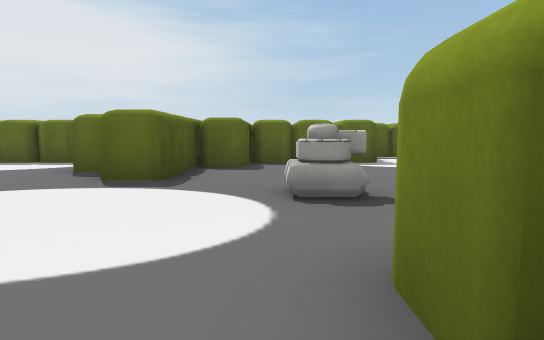
[1] (above)

16 first-person views from a walk through a Unity game level. The camera is 0.62 m above the floor, tilts 6° down and sees 80° across. The floor is counted in squares, 1 m on a side. Each view is taken from the middle of a square. On the plan, view 1 faces up. The plan holds only what a view shows up to about 10 squares ahead; the rest is blank. Some surface patterns are stand-ins.

[2]
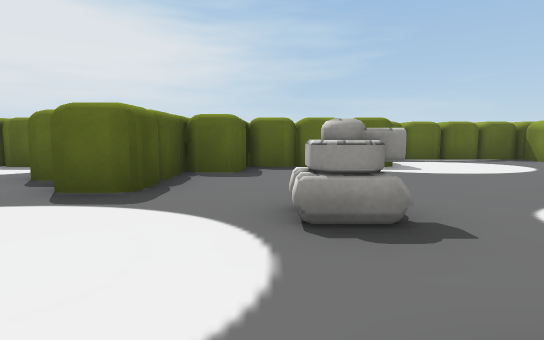

[3]
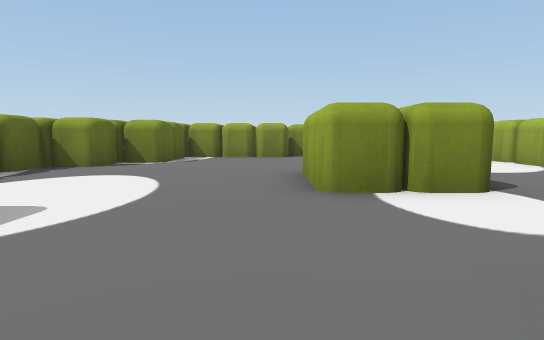

[4]
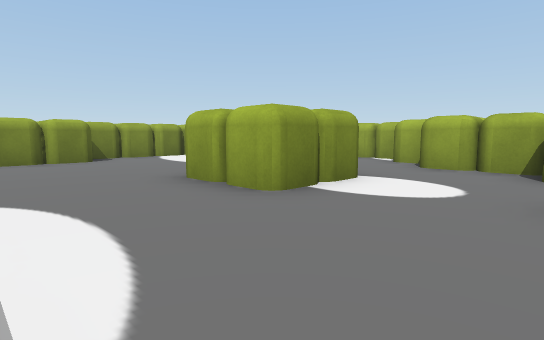

[5]
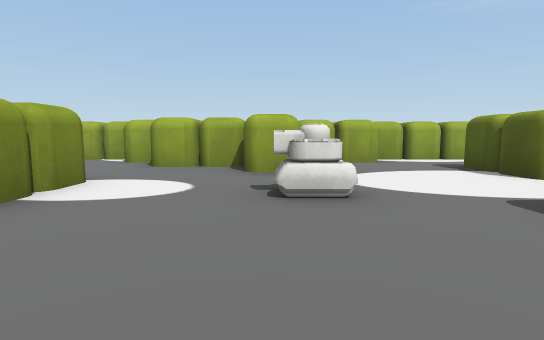

[6]
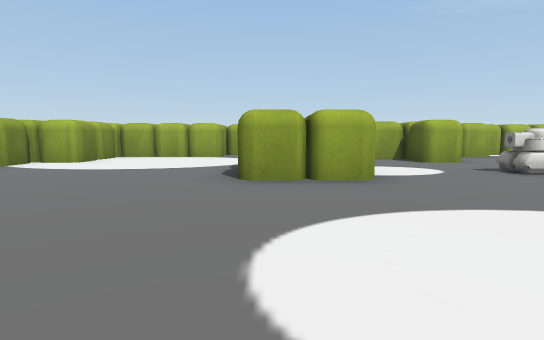

[7]
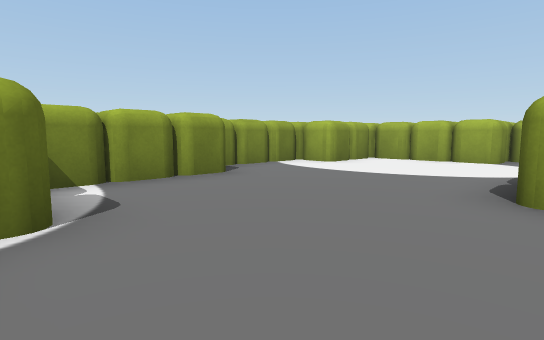

[8]
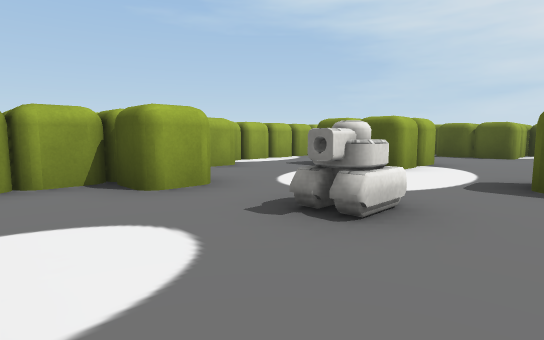

[9]
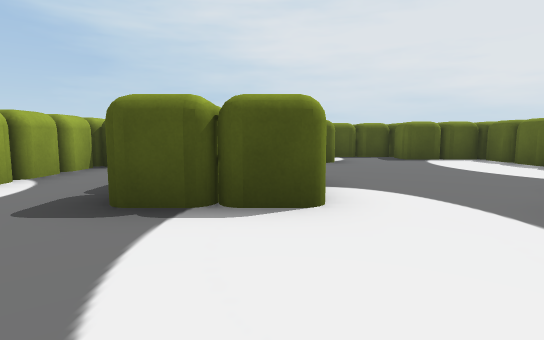

[10]
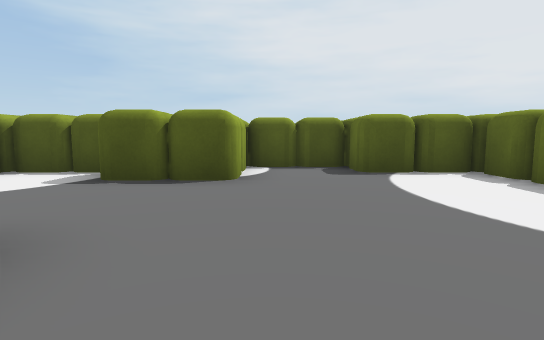

[11]
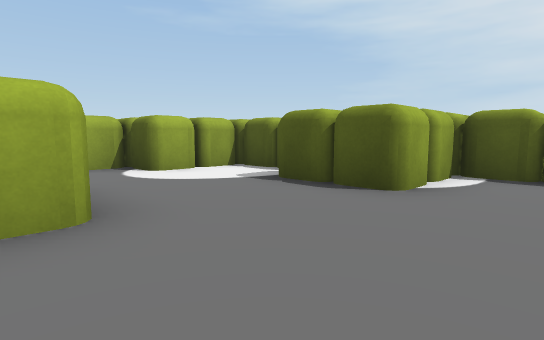

[12]
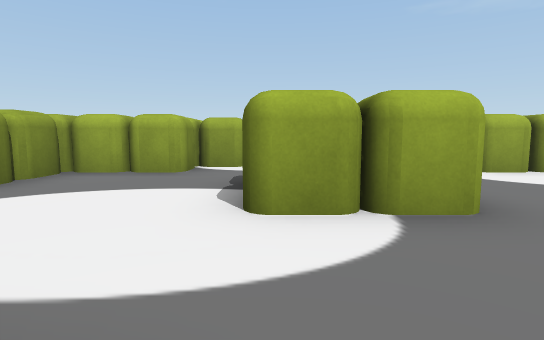

[13]
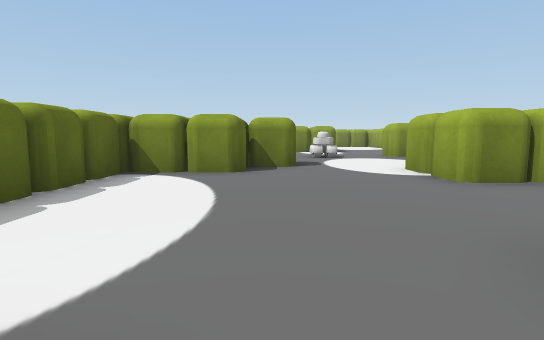

[14]
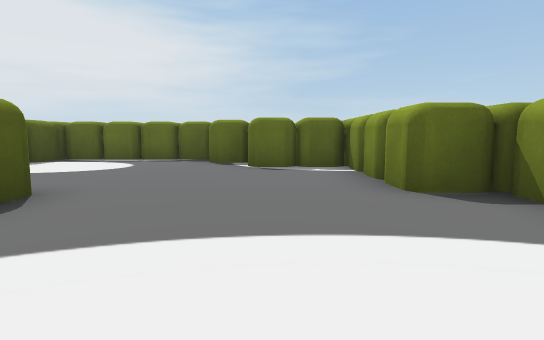

[15]
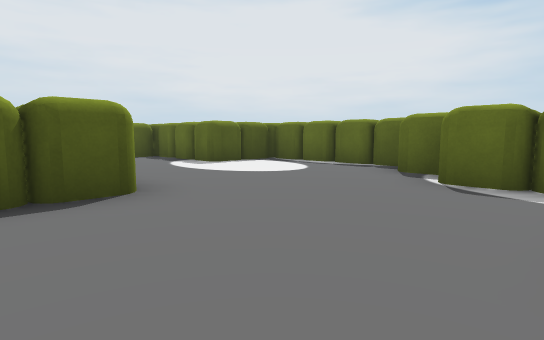

[16]
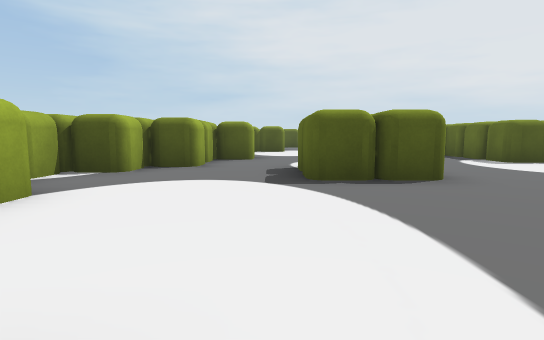

### Floor plan
Points are (right, up) in squares from view 1. A wall is a line through its corners. A room is listed if a view was taken in it or the views show most of it. See-through windows are left out.
Room 1 (views 1, 2, 3, 4, 5, 6, 7, 8, 9, 14, 15, 16)
walls: (3.5, 2.6) (3.5, 4.5) (5.2, 4.5); (5.5, 4.4) (5.5, 2.8); (5.2, 2.5) (3.8, 2.5); (-0.6, 6.5) (-1.5, 6.5) (-1.5, 4.8); (3.8, -0.5) (4.2, -0.5); (-1.6, 4.5) (-2.5, 4.5); (-0.5, 7.2) (-0.5, 6.8); (4.5, -0.6) (4.5, -1.5) (6, -1.5); (0.5, -0.2) (0.5, 1.5) (1.5, 1.5) (1.5, 0.5) (3.5, 0.5) (3.5, -0.2); (2.5, 9.2) (2.5, 7.5) (-0.2, 7.5); (7.5, 7.6) (7.5, 8.2); (6.5, 8.6) (6.5, 9.2); (-2.8, 2.5) (-2.8, 0.8); (6.5, -1.2) (6.5, -0.5) (9.2, -0.5); (7.4, 8.5) (6.8, 8.5); (6.4, 9.5) (2.8, 9.5); (9.5, 4.6) (9.5, 7.2); (9.4, 7.5) (7.8, 7.5); (9.5, -0.2) (9.5, 1.5) (10.2, 1.5); (10.5, 1.8) (10.5, 4.5) (9.8, 4.5); (-4.5, -1.5) (-1.5, -1.5) (-1.5, -0.5) (0.2, -0.5); (-4.9, -1.4) (-3.6, -1.7)
ways out: opening at (-3.5, -0.5) to room 2; opening at (-2.5, 3.5) to room 2
objects: tank (0, 3) to (1, 4)
Room 2 (views 10, 11, 12, 13)
walls: (-4.6, 2.5) (-2.8, 2.5); (-4.7, 1.6) (-4.7, 2.2); (-3.5, 5.6) (-3.5, 7.2); (-2.5, 4.5) (-2.5, 5.2); (-9.5, 5.4) (-9.5, 3.8); (-8.5, 1.1) (-8.5, -0.2); (-9.9, 3.5) (-7.5, 3.5) (-7.5, 1.8); (-3.8, 7.5) (-8.2, 7.5); (-8.5, 7.4) (-8.5, 5.5) (-9.9, 5.5); (-8.4, -0.5) (-6.5, -0.5) (-6.5, -1.5) (-4.5, -1.5)
ways out: opening at (-3.5, -0.5) to room 1; opening at (-2.5, 3.5) to room 1

Where each view was taken, in squares from view 1:
view 1: 0 up, 0 right, facing up
view 2: 1 up, 0 right, facing up
view 3: 5 up, 0 right, facing right
view 4: 7 up, 1 right, facing down-right
view 5: 7 up, 1 right, facing down
view 6: 9 up, 5 right, facing down
view 7: 8 up, 5 right, facing down-right
view 8: 5 up, 3 right, facing down-left
view 9: 2 up, 0 right, facing left
view 10: 4 up, 3 left, facing left
view 11: 5 up, 4 left, facing down-left
view 12: 5 up, 3 left, facing down
view 13: 5 up, 9 left, facing right
view 14: 1 up, 8 right, facing up
view 15: 3 up, 9 right, facing up-left
view 16: 2 up, 10 right, facing left
